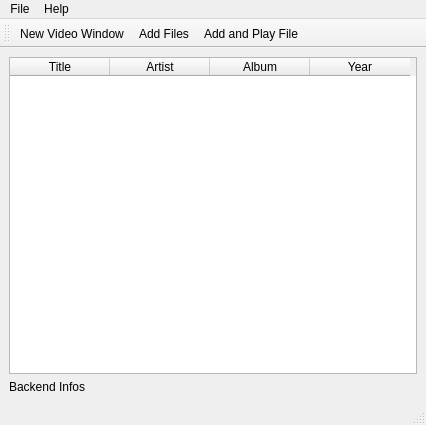
<ui version="4.0" >
 <class>MainWindow</class>
 <widget class="QMainWindow" name="MainWindow" >
  <property name="geometry" >
   <rect>
    <x>0</x>
    <y>0</y>
    <width>426</width>
    <height>425</height>
   </rect>
  </property>
  <property name="windowTitle" >
   <string>MultipleVideoPlayer - PlayList</string>
  </property>
  <property name="windowIcon" >
   <iconset resource="multiplevideoplayer.qrc" >
    <normaloff>:/images/volume.png</normaloff>:/images/volume.png</iconset>
  </property>
  <widget class="QWidget" name="centralwidget" >
   <property name="geometry" >
    <rect>
     <x>0</x>
     <y>53</y>
     <width>426</width>
     <height>353</height>
    </rect>
   </property>
   <layout class="QGridLayout" name="gridLayout" >
    <item row="0" column="0" colspan="2" >
     <widget class="QSplitter" name="splitter" >
      <property name="orientation" >
       <enum>Qt::Vertical</enum>
      </property>
      <widget class="QTableWidget" name="tableWidget" >
       <property name="editTriggers" >
        <set>QAbstractItemView::NoEditTriggers</set>
       </property>
       <column>
        <property name="text" >
         <string>Title</string>
        </property>
       </column>
       <column>
        <property name="text" >
         <string>Artist</string>
        </property>
       </column>
       <column>
        <property name="text" >
         <string>Album</string>
        </property>
       </column>
       <column>
        <property name="text" >
         <string>Year</string>
        </property>
       </column>
      </widget>
     </widget>
    </item>
    <item row="1" column="0" colspan="2" >
     <widget class="QLabel" name="backendInfosLabel" >
      <property name="text" >
       <string>Backend Infos</string>
      </property>
     </widget>
    </item>
   </layout>
  </widget>
  <widget class="QMenuBar" name="menubar" >
   <property name="geometry" >
    <rect>
     <x>0</x>
     <y>0</y>
     <width>426</width>
     <height>19</height>
    </rect>
   </property>
   <widget class="QMenu" name="menuFile" >
    <property name="title" >
     <string>File</string>
    </property>
    <addaction name="actionNewVideoWindow" />
    <addaction name="actionAddFiles" />
    <addaction name="separator" />
    <addaction name="actionExit" />
   </widget>
   <widget class="QMenu" name="menuHelp" >
    <property name="title" >
     <string>Help</string>
    </property>
    <addaction name="actionAbout" />
    <addaction name="actionAboutQt" />
   </widget>
   <addaction name="menuFile" />
   <addaction name="menuHelp" />
  </widget>
  <widget class="QStatusBar" name="statusbar" >
   <property name="geometry" >
    <rect>
     <x>0</x>
     <y>406</y>
     <width>426</width>
     <height>19</height>
    </rect>
   </property>
  </widget>
  <widget class="QToolBar" name="toolBar" >
   <property name="geometry" >
    <rect>
     <x>0</x>
     <y>19</y>
     <width>426</width>
     <height>34</height>
    </rect>
   </property>
   <property name="windowTitle" >
    <string>toolBar</string>
   </property>
   <property name="movable" >
    <bool>true</bool>
   </property>
   <attribute name="toolBarArea" >
    <enum>TopToolBarArea</enum>
   </attribute>
   <attribute name="toolBarBreak" >
    <bool>false</bool>
   </attribute>
   <addaction name="actionNewVideoWindow" />
   <addaction name="actionAddFiles" />
   <addaction name="actionAddPlayFile" />
  </widget>
  <action name="actionAddFiles" >
   <property name="icon" >
    <iconset resource="multiplevideoplayer.qrc" >
     <normaloff>:/images/plus.png</normaloff>:/images/plus.png</iconset>
   </property>
   <property name="text" >
    <string>Add Files</string>
   </property>
  </action>
  <action name="actionExit" >
   <property name="icon" >
    <iconset resource="multiplevideoplayer.qrc" >
     <normaloff>:/images/exit.png</normaloff>:/images/exit.png</iconset>
   </property>
   <property name="text" >
    <string>Exit</string>
   </property>
  </action>
  <action name="actionAbout" >
   <property name="icon" >
    <iconset resource="multiplevideoplayer.qrc" >
     <normaloff>:/images/volume.png</normaloff>:/images/volume.png</iconset>
   </property>
   <property name="text" >
    <string>About</string>
   </property>
  </action>
  <action name="actionAboutQt" >
   <property name="icon" >
    <iconset resource="multiplevideoplayer.qrc" >
     <normaloff>:/images/qt.png</normaloff>:/images/qt.png</iconset>
   </property>
   <property name="text" >
    <string>About Qt</string>
   </property>
  </action>
  <action name="actionPlay" >
   <property name="icon" >
    <iconset resource="multiplevideoplayer.qrc" >
     <normaloff>:/images/play.png</normaloff>:/images/play.png</iconset>
   </property>
   <property name="text" >
    <string>Play</string>
   </property>
  </action>
  <action name="actionPause" >
   <property name="icon" >
    <iconset resource="multiplevideoplayer.qrc" >
     <normaloff>:/images/pause.png</normaloff>:/images/pause.png</iconset>
   </property>
   <property name="text" >
    <string>Pause</string>
   </property>
  </action>
  <action name="actionStop" >
   <property name="icon" >
    <iconset resource="multiplevideoplayer.qrc" >
     <normaloff>:/images/stop.png</normaloff>:/images/stop.png</iconset>
   </property>
   <property name="text" >
    <string>Stop</string>
   </property>
  </action>
  <action name="actionFullscreen" >
   <property name="icon" >
    <iconset resource="multiplevideoplayer.qrc" >
     <normaloff>:/images/fullscreen.png</normaloff>:/images/fullscreen.png</iconset>
   </property>
   <property name="text" >
    <string>Fullscreen</string>
   </property>
  </action>
  <action name="actionAddPlayFile" >
   <property name="icon" >
    <iconset resource="multiplevideoplayer.qrc" >
     <normaloff>:/images/addplay.png</normaloff>:/images/addplay.png</iconset>
   </property>
   <property name="text" >
    <string>Add and Play File</string>
   </property>
  </action>
  <action name="actionNewVideoWindow" >
   <property name="text" >
    <string>New Video Window</string>
   </property>
  </action>
 </widget>
 <resources>
  <include location="multiplevideoplayer.qrc" />
 </resources>
 <connections/>
</ui>
